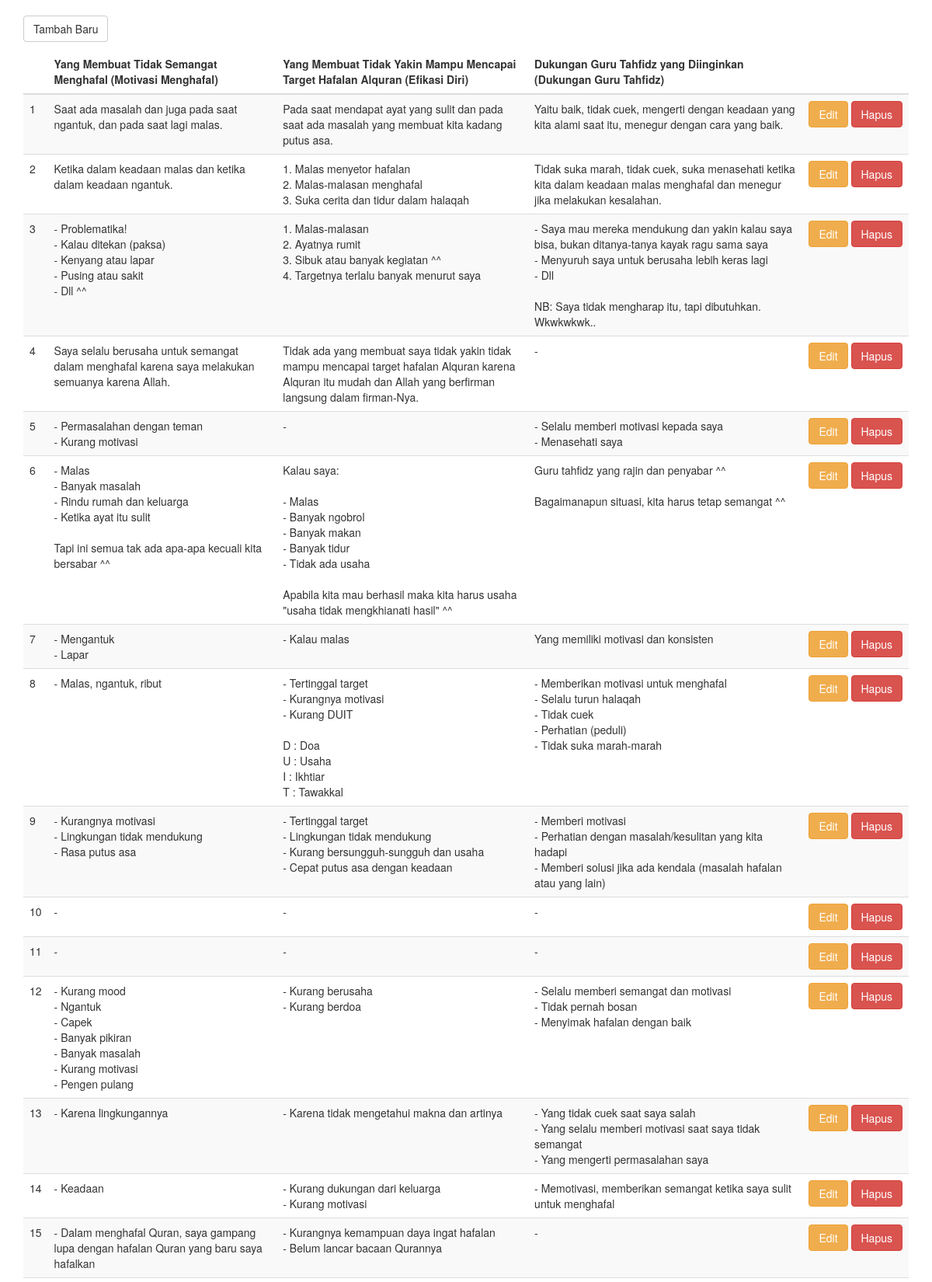
The page / (upper part) on the database its author committed.
### tables this page shows
CREATE TABLE `esai` (
	`id`	INTEGER PRIMARY KEY AUTOINCREMENT,
	`nomor`	NUMERIC,
	`esai_1`	TEXT,
	`esai_2`	TEXT,
	`esai_3`	TEXT
);

### application/controllers/Soal.php (called while the page is built, shortened)
<?php
class Soal extends CI_Controller {
	public function index()
	{
		$this->beranda();
	}
	public function beranda(){
		$data = $this->db->order_by('nomor')->get('esai')->result();
		$this->load->view('template/global', compact('data', 'isi', 'judul'));
	}
}

### index.php (called while the page is built, shortened)
<?php
require_once BASEPATH.'core/CodeIgniter.php';

### application/views/soal/beranda.php (the view)
<p><a href="<?= base_url() ?>tambah" class="btn btn-default">Tambah Baru</a></p>
<table class="table table-striped">
	<thead>
		<tr>
			<th></th>
			<th>Yang Membuat Tidak Semangat Menghafal (Motivasi Menghafal)</th>
			<th>Yang Membuat Tidak Yakin Mampu Mencapai Target Hafalan Alquran (Efikasi Diri)</th>
			<th>Dukungan Guru Tahfidz yang Diinginkan (Dukungan Guru Tahfidz)</th>
			<th></th>
		</tr>
	</thead>
	<tbody>
		<?php foreach ($data as $d){ ?>
			<tr>
				<td><?= $d->nomor ?></td>
				<td class="ada-enter"><?= $d->esai_1 ?></td>
				<td class="ada-enter"><?= $d->esai_2 ?></td>
				<td class="ada-enter"><?= $d->esai_3 ?></td>
				<td>
					<div class="utuh">
						<a href="<?= base_url() ?><?= $d->id ?>/edit" class="btn btn-warning">Edit</a>
						<a href="<?= base_url() ?><?= $d->id ?>/hapus" class="btn btn-danger">Hapus</a>
					</div>
				</td>
			</tr>
		<?php } ?>
	</tbody>
</table>

### aset/app/style.css (style rules this page uses)
.utuh { white-space: nowrap; }
.ada-enter { white-space: pre-wrap; }

### rows shown on the page
esai: nomor "1", esai_1 "Saat ada masalah dan juga pada saat ngantuk, dan pada saat lagi malas.", esai_2 "Pada saat mendapat ayat yang sulit dan pada saat ada masalah yang membuat kita kadang putus asa.", esai_3 "Yaitu baik, tidak cuek, mengerti dengan keadaan yang kita alami saat itu, menegur dengan cara yang baik."
esai: nomor "2", esai_1 "Ketika dalam keadaan malas dan ketika dalam keadaan ngantuk.", esai_2 "1. Malas menyetor hafalan 2. Malas-malasan menghafal 3. Suka cerita dan tidur dalam halaqah", esai_3 "Tidak suka marah, tidak cuek, suka menasehati ketika kita dalam keadaan malas menghafal dan menegur jika melakukan kesalahan."
esai: nomor "3", esai_1 "- Problematika! - Kalau ditekan (paksa) - Kenyang atau lapar - Pusing atau sakit - Dll ^^", esai_2 "1. Malas-malasan 2. Ayatnya rumit 3. Sibuk atau banyak kegiatan ^^ 4. Targetnya terlalu banyak menurut saya", esai_3 "- Saya mau mereka mendukung dan yakin kalau saya bisa, bukan ditanya-tanya kayak ragu sama saya - Menyuruh saya untuk berusaha lebih keras lagi - Dll NB: Saya tidak mengharap itu, tapi dibutuhkan. Wkwkwkwk.."
esai: nomor "4", esai_1 "Saya selalu berusaha untuk semangat dalam menghafal karena saya melakukan semuanya karena Allah.", esai_2 "Tidak ada yang membuat saya tidak yakin tidak mampu mencapai target hafalan Alquran karena Alquran itu mudah dan Allah yang berfirman langsung dalam firman-Nya.", esai_3 "-"
esai: nomor "5", esai_1 "- Permasalahan dengan teman - Kurang motivasi", esai_2 "-", esai_3 "- Selalu memberi motivasi kepada saya - Menasehati saya"
esai: nomor "6", esai_1 "- Malas - Banyak masalah - Rindu rumah dan keluarga - Ketika ayat itu sulit Tapi ini semua tak ada apa-apa kecuali kita bersabar ^^", esai_2 "Kalau saya: - Malas - Banyak ngobrol - Banyak makan - Banyak tidur - Tidak ada usaha Apabila kita mau berhasil maka kita harus usaha \"usaha tidak mengkhianati hasil\" ^^", esai_3 "Guru tahfidz yang rajin dan penyabar ^^ Bagaimanapun situasi, kita harus tetap semangat ^^"
esai: nomor "7", esai_1 "- Mengantuk - Lapar", esai_2 "- Kalau malas", esai_3 "Yang memiliki motivasi dan konsisten"
esai: nomor "8", esai_1 "- Malas, ngantuk, ribut", esai_2 "- Tertinggal target - Kurangnya motivasi - Kurang DUIT D : Doa U : Usaha I : Ikhtiar T : Tawakkal", esai_3 "- Memberikan motivasi untuk menghafal - Selalu turun halaqah - Tidak cuek - Perhatian (peduli) - Tidak suka marah-marah"
esai: nomor "9", esai_1 "- Kurangnya motivasi - Lingkungan tidak mendukung - Rasa putus asa", esai_2 "- Tertinggal target - Lingkungan tidak mendukung - Kurang bersungguh-sungguh dan usaha - Cepat putus asa dengan keadaan", esai_3 "- Memberi motivasi - Perhatian dengan masalah/kesulitan yang kita hadapi - Memberi solusi jika ada kendala (masalah hafalan atau yang lain)"
esai: nomor "10", esai_1 "-", esai_2 "-", esai_3 "-"
esai: nomor "11", esai_1 "-", esai_2 "-", esai_3 "-"
esai: nomor "12", esai_1 "- Kurang mood - Ngantuk - Capek - Banyak pikiran - Banyak masalah - Kurang motivasi - Pengen pulang", esai_2 "- Kurang berusaha - Kurang berdoa", esai_3 "- Selalu memberi semangat dan motivasi - Tidak pernah bosan - Menyimak hafalan dengan baik"
esai: nomor "13", esai_1 "- Karena lingkungannya", esai_2 "- Karena tidak mengetahui makna dan artinya", esai_3 "- Yang tidak cuek saat saya salah - Yang selalu memberi motivasi saat saya tidak semangat - Yang mengerti permasalahan saya"
esai: nomor "14", esai_1 "- Keadaan", esai_2 "- Kurang dukungan dari keluarga - Kurang motivasi", esai_3 "- Memotivasi, memberikan semangat ketika saya sulit untuk menghafal"
esai: nomor "15", esai_1 "- Dalam menghafal Quran, saya gampang lupa dengan hafalan Quran yang baru saya hafalkan", esai_2 "- Kurangnya kemampuan daya ingat hafalan - Belum lancar bacaan Qurannya", esai_3 "-"
